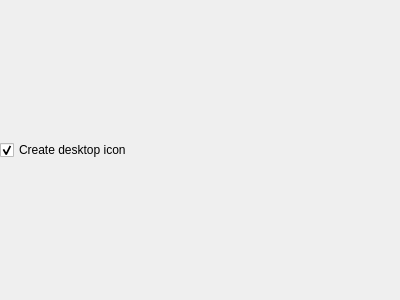
<?xml version="1.0" encoding="UTF-8"?>
<ui version="4.0">
 <class>CreateDesktopIconCheckBoxForm</class>
 <widget class="QWidget" name="CreateDesktopIconCheckBoxForm">
  <property name="geometry">
   <rect>
    <x>0</x>
    <y>0</y>
    <width>400</width>
    <height>300</height>
   </rect>
  </property>
  <property name="windowTitle">
   <string>Form</string>
  </property>
  <layout class="QVBoxLayout" name="verticalLayout">
   <property name="spacing">
    <number>0</number>
   </property>
   <property name="leftMargin">
    <number>0</number>
   </property>
   <property name="topMargin">
    <number>0</number>
   </property>
   <property name="rightMargin">
    <number>0</number>
   </property>
   <property name="bottomMargin">
    <number>0</number>
   </property>
   <item>
    <widget class="QCheckBox" name="CreateDesktopIconCheckBox">
     <property name="text">
      <string>Create desktop icon</string>
     </property>
     <property name="checked">
      <bool>true</bool>
     </property>
    </widget>
   </item>
  </layout>
 </widget>
 <resources/>
 <connections/>
</ui>
